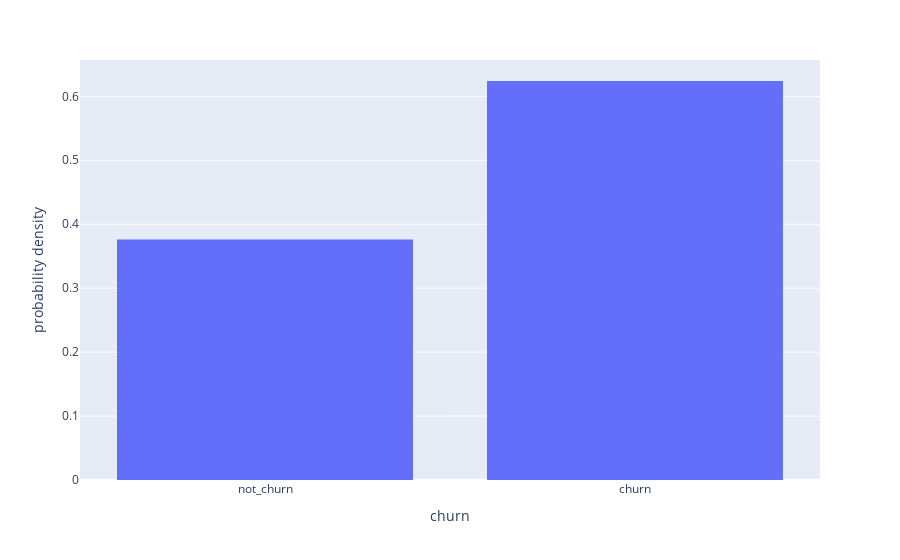

Write notebook code for a chart like this one.
### Markdown cell above
Еще лучше – отразим на графике нормализованные значения (сравниваем не сырые числа):

### Code cell
fig = px.histogram(df, x='churn', histnorm='probability density')
fig.show()

### Figure 1 — Plotly figure (JSON) as saved in the notebook; plotly's stock layout.template omitted (floating-point values rounded to 4 significant figures; data arrays with more than 128 entries replaced by an {"elided": "..."} marker saying what was removed)
{"data": [{"alignmentgroup": "True", "bingroup": "x", "histnorm": "probability density", "hovertemplate": "churn=%{x}<br>probability density=%{y}<extra></extra>", "legendgroup": "", "marker": {"color": "#636efa", "pattern": {"shape": ""}}, "name": "", "offsetgroup": "", "orientation": "v", "showlegend": false, "type": "histogram", "x": {"elided": "50000 str values"}, "xaxis": "x", "yaxis": "y"}], "layout": {"barmode": "relative", "legend": {"tracegroupgap": 0}, "margin": {"t": 60}, "xaxis": {"anchor": "y", "domain": [0, 1], "title": {"text": "churn"}}, "yaxis": {"anchor": "x", "domain": [0, 1], "title": {"text": "probability density"}}}}
